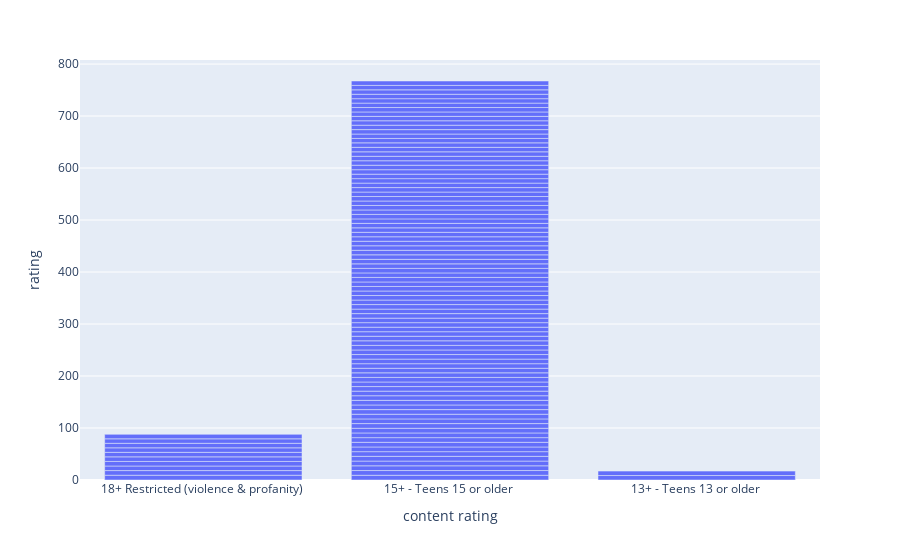

This figure's notebook cell:
### Code cell
bivariate_Cat_To_Num_Plots(df, 'content rating', 'rating', plot_type= 'bar')

### Figure 1 — Plotly figure (JSON) as saved in the notebook; plotly's stock layout.template omitted (floating-point values rounded to 4 significant figures)
{"data": [{"alignmentgroup": "True", "hovertemplate": "content rating=%{x}<br>rating=%{y}<extra></extra>", "legendgroup": "", "marker": {"color": "#636efa", "pattern": {"shape": ""}}, "name": "", "offsetgroup": "", "orientation": "v", "showlegend": false, "textposition": "auto", "type": "bar", "x": ["18+ Restricted (violence & profanity) ", "15+ - Teens 15 or older ", "15+ - Teens 15 or older ", "15+ - Teens 15 or older ", "15+ - Teens 15 or older ", "15+ - Teens 15 or older ", "15+ - Teens 15 or older ", "15+ - Teens 15 or older ", "15+ - Teens 15 or older ", "15+ - Teens 15 or older ", "15+ - Teens 15 or older ", "15+ - Teens 15 or older ", "15+ - Teens 15 or older ", "15+ - Teens 15 or older ", "15+ - Teens 15 or older ", "15+ - Teens 15 or older ", "18+ Restricted (violence & profanity) ", "15+ - Teens 15 or older ", "15+ - Teens 15 or older ", "15+ - Teens 15 or older ", "15+ - Teens 15 or older ", "15+ - Teens 15 or older ", "15+ - Teens 15 or older ", "15+ - Teens 15 or older ", "18+ Restricted (violence & profanity) ", "15+ - Teens 15 or older ", "15+ - Teens 15 or older ", "15+ - Teens 15 or older ", "15+ - Teens 15 or older ", "15+ - Teens 15 or older ", "15+ - Teens 15 or older ", "18+ Restricted (violence & profanity) ", "15+ - Teens 15 or older ", "18+ Restricted (violence & profanity) ", "15+ - Teens 15 or older ", "15+ - Teens 15 or older ", "18+ Restricted (violence & profanity) ", "18+ Restricted (violence & profanity) ", "15+ - Teens 15 or older ", "15+ - Teens 15 or older ", "15+ - Teens 15 or older ", "15+ - Teens 15 or older ", "15+ - Teens 15 or older ", "15+ - Teens 15 or older ", "15+ - Teens 15 or older ", "15+ - Teens 15 or older ", "15+ - Teens 15 or older ", "15+ - Teens 15 or older ", "18+ Restricted (violence & profanity) ", "15+ - Teens 15 or older ", "15+ - Teens 15 or older ", "15+ - Teens 15 or older ", "15+ - Teens 15 or older ", "15+ - Teens 15 or older ", "15+ - Teens 15 or older ", "15+ - Teens 15 or older ", "15+ - Teens 15 or older ", "15+ - Teens 15 or older ", "15+ - Teens 15 or older ", "15+ - Teens 15 or older ", "15+ - Teens 15 or older ", "15+ - Teens 15 or older ", "15+ - Teens 15 or older ", "15+ - Teens 15 or older ", "13+ - Teens 13 or older ", "15+ - Teens 15 or older ", "15+ - Teens 15 or older ", "15+ - Teens 15 or older ", "15+ - Teens 15 or older ", "15+ - Teens 15 or older ", "15+ - Teens 15 or older ", "15+ - Teens 15 or older ", "15+ - Teens 15 or older ", "15+ - Teens 15 or older ", "15+ - Teens 15 or older ", "15+ - Teens 15 or older ", "15+ - Teens 15 or older ", "15+ - Teens 15 or older ", "18+ Restricted (violence & profanity) ", "15+ - Teens 15 or older ", "15+ - Teens 15 or older ", "15+ - Teens 15 or older ", "15+ - Teens 15 or older ", "18+ Restricted (violence & profanity) ", "15+ - Teens 15 or older ", "15+ - Teens 15 or older ", "15+ - Teens 15 or older ", "15+ - Teens 15 or older ", "15+ - Teens 15 or older ", "15+ - Teens 15 or older ", "15+ - Teens 15 or older ", "13+ - Teens 13 or older ", "15+ - Teens 15 or older ", "15+ - Teens 15 or older ", "15+ - Teens 15 or older ", "15+ - Teens 15 or older ", "15+ - Teens 15 or older ", "15+ - Teens 15 or older ", "15+ - Teens 15 or older ", "15+ - Teens 15 or older "], "xaxis": "x", "y": [9.2, 9.1, 9.1, 9.1, 9.1, 9.1, 9, 9, 9, 9, 9, 9, 9, 9, 9, 8.9, 8.9, 8.9, 8.9, 8.9, 8.8, 8.8, 8.8, 8.8, 8.8, 8.8, 8.8, 8.8, 8.8, 8.8, 8.8, 8.8, 8.8, 8.8, 8.8, 8.8, 8.7, 8.7, 8.7, 8.7, 8.7, 8.7, 8.7, 8.7, 8.7, 8.7, 8.7, 8.7, 8.7, 8.7, 8.7, 8.7, 8.7, 8.7, 8.7, 8.7, 8.7, 8.7, 8.7, 8.7, 8.6, 8.6, 8.6, 8.6, 8.6, 8.6, 8.6, 8.6, 8.6, 8.6, 8.6, 8.6, 8.6, 8.6, 8.6, 8.6, 8.6, 8.6, 8.6, 8.6, 8.6, 8.6, 8.6, 8.6, 8.6, 8.5, 8.5, 8.5, 8.5, 8.5, 8.5, 8.5, 8.5, 8.5, 8.5, 8.5, 8.5, 8.5, 8.5, 8.5], "yaxis": "y"}], "layout": {"barmode": "group", "legend": {"tracegroupgap": 0}, "margin": {"t": 60}, "xaxis": {"anchor": "y", "domain": [0, 1], "title": {"text": "content rating"}}, "yaxis": {"anchor": "x", "domain": [0, 1], "title": {"text": "rating"}}}}
